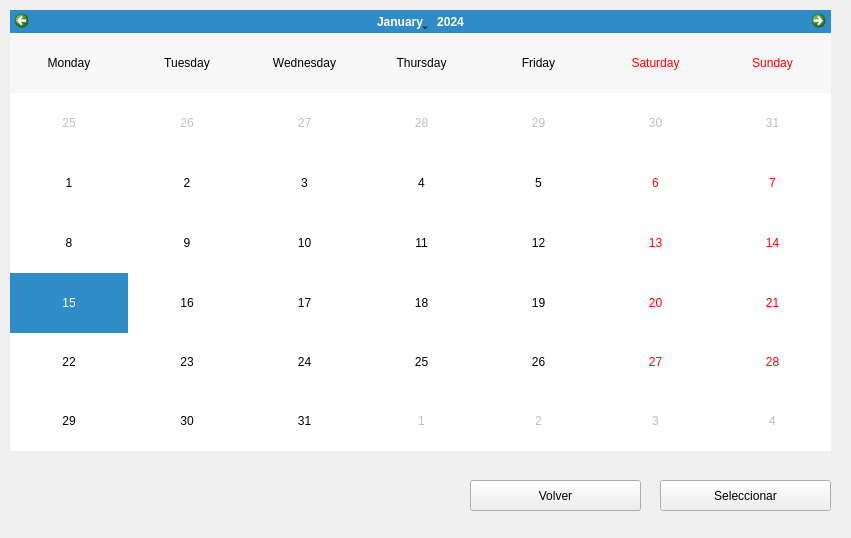
<?xml version="1.0" encoding="UTF-8"?>
<ui version="4.0">
 <class>Calendario</class>
 <widget class="QDialog" name="Calendario">
  <property name="geometry">
   <rect>
    <x>0</x>
    <y>0</y>
    <width>851</width>
    <height>538</height>
   </rect>
  </property>
  <property name="windowTitle">
   <string>Dialog</string>
  </property>
  <widget class="QPushButton" name="btnCancelar">
   <property name="geometry">
    <rect>
     <x>470</x>
     <y>480</y>
     <width>171</width>
     <height>31</height>
    </rect>
   </property>
   <property name="text">
    <string>Volver</string>
   </property>
   <property name="icon">
    <iconset resource="imagenes/imagenes.qrc">
     <normaloff>:/atras.png</normaloff>:/atras.png</iconset>
   </property>
   <property name="autoDefault">
    <bool>false</bool>
   </property>
  </widget>
  <widget class="QPushButton" name="btnGuardar">
   <property name="geometry">
    <rect>
     <x>660</x>
     <y>480</y>
     <width>171</width>
     <height>31</height>
    </rect>
   </property>
   <property name="text">
    <string>Seleccionar</string>
   </property>
   <property name="icon">
    <iconset resource="imagenes/imagenes.qrc">
     <normaloff>:/Seleccionar.png</normaloff>:/Seleccionar.png</iconset>
   </property>
   <property name="autoDefault">
    <bool>false</bool>
   </property>
  </widget>
  <widget class="QCalendarWidget" name="calCalendario">
   <property name="geometry">
    <rect>
     <x>10</x>
     <y>10</y>
     <width>821</width>
     <height>441</height>
    </rect>
   </property>
   <property name="focusPolicy">
    <enum>Qt::NoFocus</enum>
   </property>
   <property name="firstDayOfWeek">
    <enum>Qt::Monday</enum>
   </property>
   <property name="gridVisible">
    <bool>false</bool>
   </property>
   <property name="horizontalHeaderFormat">
    <enum>QCalendarWidget::LongDayNames</enum>
   </property>
   <property name="verticalHeaderFormat">
    <enum>QCalendarWidget::NoVerticalHeader</enum>
   </property>
   <property name="navigationBarVisible">
    <bool>true</bool>
   </property>
   <property name="dateEditEnabled">
    <bool>true</bool>
   </property>
  </widget>
 </widget>
 <resources>
  <include location="imagenes/imagenes.qrc"/>
 </resources>
 <connections/>
</ui>
